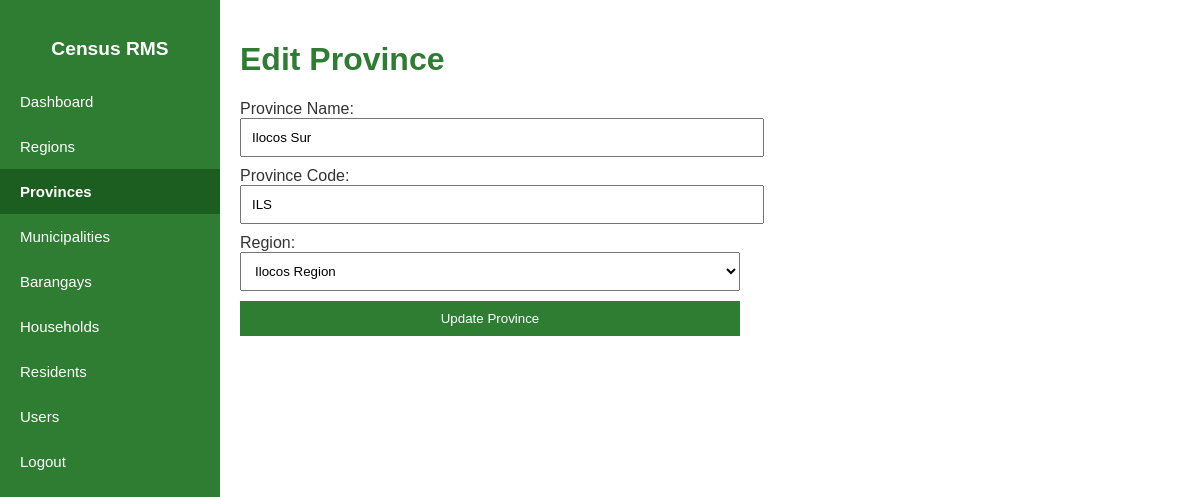
The page /provinces/edit.php?id=2 (signed in) on the database its author committed.
### tables this page shows
CREATE TABLE `provinces` (
  `id` int(11) NOT NULL,
  `name` varchar(100) NOT NULL,
  `code` varchar(10) NOT NULL,
  `region_id` int(11) DEFAULT NULL
);

CREATE TABLE `regions` (
  `id` int(11) NOT NULL,
  `name` varchar(100) NOT NULL,
  `code` varchar(10) NOT NULL,
  `created_at` datetime DEFAULT current_timestamp()
);

### provinces/edit.php (the view, shortened to what this page needs)
<?php
require '../config/db.php';
$id = $_GET['id'];
$stmt = $pdo->prepare("SELECT * FROM provinces WHERE id = ?");
$stmt->execute([$id]);
$province = $stmt->fetch();
$stmt = $pdo->query("SELECT * FROM regions ORDER BY name ASC");
$regions = $stmt->fetchAll();
?>
<!DOCTYPE html>
<html lang="en">
<head>
  <link rel="stylesheet" href="../assets/css/style.css">
</head>
<body>
<?php include '../includes/sidebar.php'; ?>
<div class="main-content">
  <h1>Edit Province</h1>
  <form method="POST">
    <label>Province Name:</label>
    <input type="text" name="name" value="<?= htmlspecialchars($province['name']) ?>" required>
    <label>Province Code:</label>
    <input type="text" name="code" value="<?= htmlspecialchars($province['code']) ?>" required>
    <label>Region:</label>
    <select name="region_id" required>
      <?php foreach ($regions as $region): ?>
        <option value="<?= $region['id'] ?>" <?= $province['region_id'] == $region['id'] ? 'selected' : '' ?>>
          <?= htmlspecialchars($region['name']) ?>
        </option>
      <?php endforeach; ?>
    </select>
    <button type="submit">Update Province</button>
  </form>
</div>
</body>
</html>

### assets/css/style.css (style rules this page uses)
body { font-family: 'Poppins', sans-serif; margin: 0; padding: 0; background: #ffffff; color: #333; }

### provinces/edit.php (style rules this page uses)
.main-content { margin-left: 220px; padding: 20px; }
h1 { color: #2e7d32; }
form { max-width: 500px; }
input, select, button { width: 100%; margin-bottom: 10px; padding: 10px; }
button { background: #2e7d32; color: white; border: none; cursor: pointer; }

### includes/sidebar.php (style rules this page uses)
.main-content { margin-left: 220px; padding: 20px; }

### rows shown on the page
provinces: name "Ilocos Sur", code "ILS", region_id "Ilocos Region"
